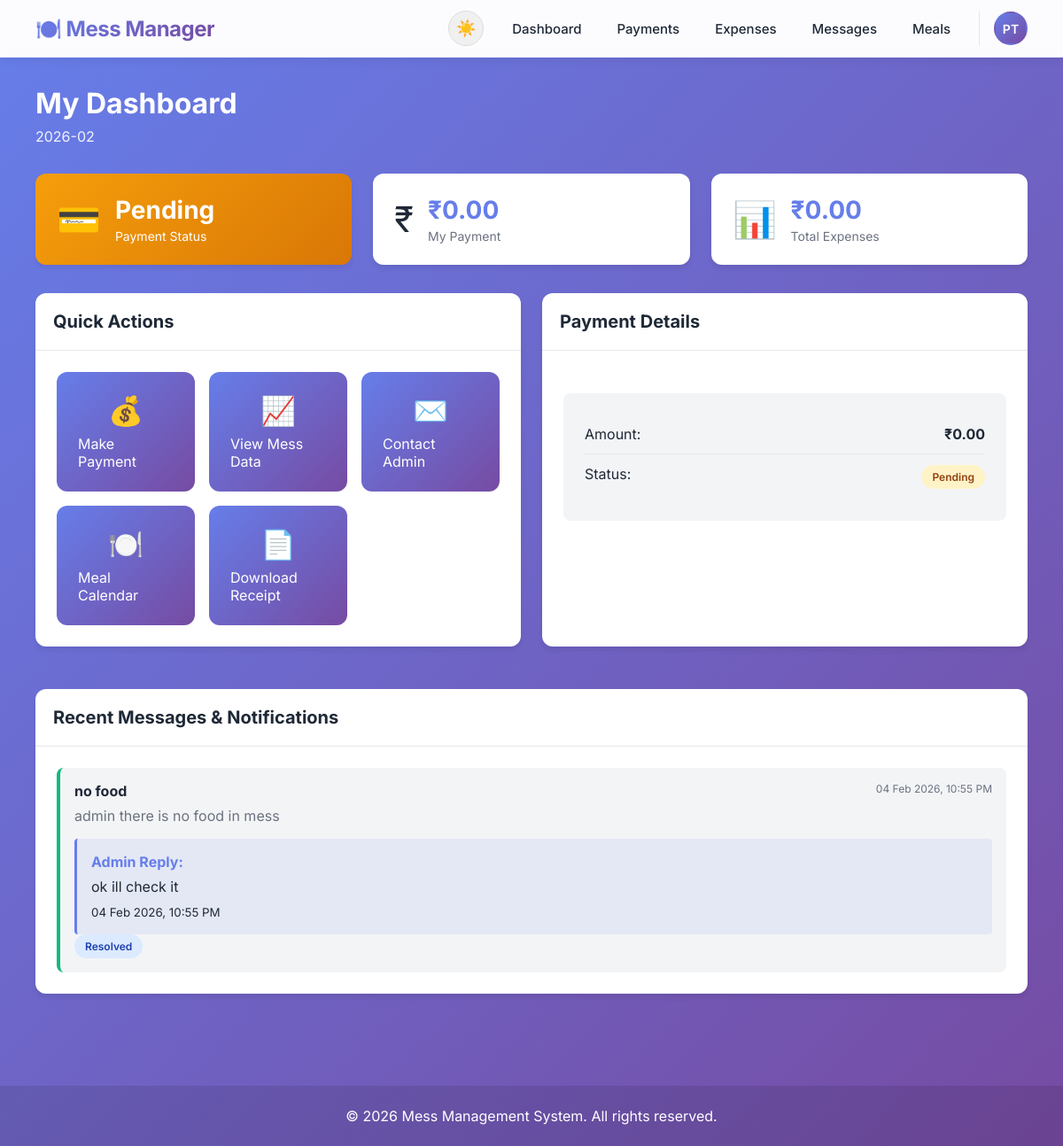
The page /user/dashboard/ (signed in) on the database its author committed.
### core/models.py (models this page shows, shortened)
class Payment(models.Model):
    STATUS_CHOICES = (
        ('pending', 'Pending'),
        ('partial', 'Partial'),
        ('paid', 'Paid'),
    )
    user = models.ForeignKey(User, on_delete=models.CASCADE, related_name='payments')
    month_year = models.CharField(max_length=7, help_text="Format: YYYY-MM")
    amount = models.DecimalField(max_digits=10, decimal_places=2)
    status = models.CharField(max_length=10, choices=STATUS_CHOICES, default='pending')
    transaction_id = models.CharField(max_length=100, blank=True, null=True)
    proof_image = models.ImageField(upload_to='payment_proofs/', blank=True, null=True)
    paid_date = models.DateTimeField(blank=True, null=True)
    created_at = models.DateTimeField(auto_now_add=True)
    class Meta:
        verbose_name = 'Payment'
        verbose_name_plural = 'Payments'
        unique_together = ('user', 'month_year')
        ordering = ['-month_year', 'user__first_name']

class Message(models.Model):
    STATUS_CHOICES = (
        ('pending', 'Pending'),
        ('resolved', 'Resolved'),
    )
    MESSAGE_TYPE_CHOICES = (
        ('user', 'User Message'),
        ('system', 'System/Reminder'),
    )
    user = models.ForeignKey(User, on_delete=models.CASCADE, related_name='messages')
    subject = models.CharField(max_length=200)
    message = models.TextField()
    message_type = models.CharField(max_length=10, choices=MESSAGE_TYPE_CHOICES, default='user', help_text="Type of message")
    status = models.CharField(max_length=10, choices=STATUS_CHOICES, default='pending')
    created_at = models.DateTimeField(auto_now_add=True)
    resolved_at = models.DateTimeField(blank=True, null=True)
    admin_reply = models.TextField(blank=True, null=True, help_text="Admin's response to this message")
    replied_at = models.DateTimeField(blank=True, null=True)
    user_reply = models.TextField(blank=True, null=True, help_text="User's response to admin reply")
    user_replied_at = models.DateTimeField(blank=True, null=True)
    class Meta:
        verbose_name = 'Message'
        verbose_name_plural = 'Messages'
        ordering = ['-created_at']

### core/views.py (the view)
# urls.py: path('user/dashboard/', views.user_dashboard, name='user_dashboard'),
@user_required
def user_dashboard(request):
    current_month = datetime.now().strftime('%Y-%m')
    try:
        payment = Payment.objects.get(user=request.user, month_year=current_month)
    except Payment.DoesNotExist:
        payment = None
    total_grocery = Grocery.objects.filter(month_year=current_month).aggregate(Sum('price'))['price__sum'] or 0
    try:
        fixed_expense = FixedExpense.objects.get(month_year=current_month)
        total_fixed = fixed_expense.total_fixed_expense
    except FixedExpense.DoesNotExist:
        total_fixed = 0
    total_expenses = total_grocery + total_fixed
    recent_messages = Message.objects.filter(user=request.user).order_by('-created_at')[:5]
    context = {
        'payment': payment,
        'total_expenses': total_expenses,
        'current_month': current_month,
        'recent_messages': recent_messages,
    }
    return render(request, 'user/dashboard.html', context)

### templates/user/dashboard.html (shortened to what this page needs)
{% extends 'base.html' %}
{% load static %}
{% block content %}
<div class="dashboard-header">
    <h1>My Dashboard</h1>
    <p class="subtitle">{{ current_month }}</p>
</div>
<div class="stats-grid">
    <div
        class="stat-card {% if payment.status == 'paid' %}stat-success{% elif payment.status == 'pending' %}stat-warning{% else %}stat-danger{% endif %}">
        <div class="stat-icon">💳</div>
        <div class="stat-content">
            <h3>{% if payment %}{{ payment.get_status_display }}{% else %}Not Set{% endif %}</h3>
            <p>Payment Status</p>
        </div>
    </div>
    <div class="stat-card">
        <div class="stat-icon">₹</div>
        <div class="stat-content">
            <h3>{% if payment %}₹{{ payment.amount|floatformat:2 }}{% else %}₹0.00{% endif %}</h3>
            <p>My Payment</p>
        </div>
    </div>
    <div class="stat-card">
        <div class="stat-icon">📊</div>
        <div class="stat-content">
            <h3>₹{{ total_expenses|floatformat:2 }}</h3>
            <p>Total Expenses</p>
        </div>
    </div>
</div>
<div class="dashboard-content dashboard-grid">
    <div class="card">
        <div class="card-header">
            <h2>Quick Actions</h2>
        </div>
        <div class="card-body">
            <div class="quick-actions">
                <a href="{% url 'user_payment' %}" class="action-btn">
                    <span class="action-icon">💰</span>
                    <span>Make Payment</span>
                </a>
                <a href="{% url 'transparent_data' %}" class="action-btn">
                    <span class="action-icon">📈</span>
                    <span>View Mess Data</span>
                </a>
                <a href="{% url 'user_send_message' %}" class="action-btn">
                    <span class="action-icon">✉️</span>
                    <span>Contact Admin</span>
                </a>
                <a href="{% url 'user_meal_calendar' %}" class="action-btn">
                    <span class="action-icon">🍽️</span>
                    <span>Meal Calendar</span>
                </a>
                <a href="{% url 'user_receipt' %}?month={{ current_month }}" class="action-btn">
                    <span class="action-icon">📄</span>
                    <span>Download Receipt</span>
                </a>
            </div>
        </div>
    </div>
    {% if payment %}
    <div class="card">
        <div class="card-header">
            <h2>Payment Details</h2>
        </div>
        <div class="card-body">
            <div class="payment-details">
                <div class="detail-row">
                    <span>Amount:</span>
                    <strong>₹{{ payment.amount|floatformat:2 }}</strong>
                </div>
                <div class="detail-row">
                    <span>Status:</span>
                    <span class="badge badge-{{ payment.status }}">{{ payment.get_status_display }}</span>
                </div>
            </div>
        </div>
    </div>
    {% endif %}
    {% if recent_messages %}
    <div class="card card-full-width">
        <div class="card-header">
            <h2>Recent Messages & Notifications</h2>
        </div>
        <div class="card-body">
            {% for msg in recent_messages %}
            <div class="message-item message-{{ msg.status }}">
                <div class="message-header">
                    <strong>{{ msg.subject }}</strong>
                    <span class="message-date">{{ msg.created_at|date:"d M Y, h:i A" }}</span>
                </div>
                <div class="message-body">{{ msg.message }}</div>
                {% if msg.admin_reply %}
                <div class="admin-reply">
                    <strong>Admin Reply:</strong>
                    <p>{{ msg.admin_reply }}</p>
                    <small class="text-muted">{{ msg.replied_at|date:"d M Y, h:i A" }}</small>
                </div>
                {% endif %}
                <span class="badge badge-{{ msg.status }}">{{ msg.get_status_display }}</span>
            </div>
            {% endfor %}
        </div>
    </div>
    {% endif %}
</div>
{% endblock %}

### templates/base.html (shortened to what this page needs)
{% load static %}
<!DOCTYPE html>
<html lang="en">
<head>
    <link rel="stylesheet" href="{% static 'css/style.css' %}?v=2.0">
    <link rel="stylesheet" href="{% static 'css/dark-mode.css' %}?v=2.0">
    <link rel="stylesheet" href="{% static 'css/print.css' %}?v=2.0" media="print">
</head>
<body {% if user.is_authenticated %}data-user-dark-mode="{{ user.profile.dark_mode|lower }}" {% endif %}>
    <nav class="navbar">
        <div class="container">
            <div class="nav-brand">
                <h2>🍽️ Mess Manager</h2>
            </div>
            {% if user.is_authenticated %}
            <div class="nav-menu" id="navMenu">
                <button class="theme-toggle" title="Toggle Dark Mode (Ctrl+Shift+D)">
                    <span class="theme-toggle-icon" id="theme-icon">☀️</span>
                </button>
                {% if user.profile.role == 'admin' %}
                <a href="{% url 'admin_dashboard' %}" class="nav-link">Dashboard</a>
                <a href="{% url 'user_list' %}" class="nav-link">Users</a>
                <a href="{% url 'payment_list' %}" class="nav-link">Payments</a>
                <a href="{% url 'grocery_list' %}" class="nav-link">Groceries</a>
                <a href="{% url 'admin_messages' %}" class="nav-link">Messages</a>
                <a href="{% url 'meal_calendar' %}" class="nav-link">Meals</a>
                <a href="{% url 'monthly_report' %}" class="nav-link">Reports</a>
                {% else %}
                <a href="{% url 'user_dashboard' %}" class="nav-link">Dashboard</a>
                <a href="{% url 'user_payment' %}" class="nav-link">Payments</a>
                <a href="{% url 'transparent_data' %}" class="nav-link">Expenses</a>
                <a href="{% url 'user_messages_list' %}" class="nav-link">Messages</a>
                <a href="{% url 'user_meal_calendar' %}" class="nav-link">Meals</a>
                {% endif %}
                <div class="user-menu">
                    {% if user.profile.profile_picture %}
                    <img src="{{ user.profile.profile_picture.url }}" alt="Profile" class="profile-pic-small">
                    {% else %}
                    <div class="profile-pic-placeholder">{{ user.first_name.0 }}{{ user.last_name.0 }}</div>
                    {% endif %}
                </div>
            </div>
            {% endif %}
        </div>
    </nav>
    <main class="main-content">
        <div class="container">
            {% block content %}
            {% endblock %}
        </div>
    </main>
    <footer class="footer">
        <div class="container">
            <p>&copy; 2026 Mess Management System. All rights reserved.</p>
        </div>
    </footer>
</body>
</html>

### static/css/dark-mode.css (style rules this page uses)
body, .card, .btn, input, select, textarea, table, nav { transition: background-color 0.3s ease, color 0.3s ease, border-color 0.3s ease; }
.theme-toggle { position: relative; display: inline-flex; align-items: center; gap: 8px; cursor: pointer; padding: 8px 12px; border-radius: 20px; background-color: var(--bg-tertiary, #f0f0f0); border: 1px solid var(--border-color, #ddd); transition: all 0.3s ease; }
.theme-toggle-icon { font-size: 18px; transition: transform 0.3s ease; }

### templates/user/dashboard.html (style rules this page uses)
.dashboard-grid { display: grid; grid-template-columns: 1fr; gap: 1.5rem; }
@media (min-width: 1024px) { .dashboard-grid { grid-template-columns: repeat(2, 1fr); } }
@media (min-width: 1024px) { .dashboard-grid .card-full-width { grid-column: 1 / -1; } }
.admin-reply { margin-top: 1rem; padding: 1rem; background: rgba(102, 126, 234, 0.1); border-left: 3px solid var(--primary); border-radius: 4px; }
.admin-reply strong { color: var(--primary); }
.admin-reply p { margin: 0.5rem 0; }

### rows shown on the page
Payment: status "Pending", amount "0.00"
Message: subject "no food", created_at "04 Feb 2026, 10:55 PM", message "admin there is no food in mess", admin_reply "ok ill check it", replied_at "04 Feb 2026, 10:55 PM", status "Resolved"

### other values the page prints
{{ user.first_name.0 }} "P"
{{ user.last_name.0 }} "T"
{{ total_expenses|floatformat:2 }} "0.00"
